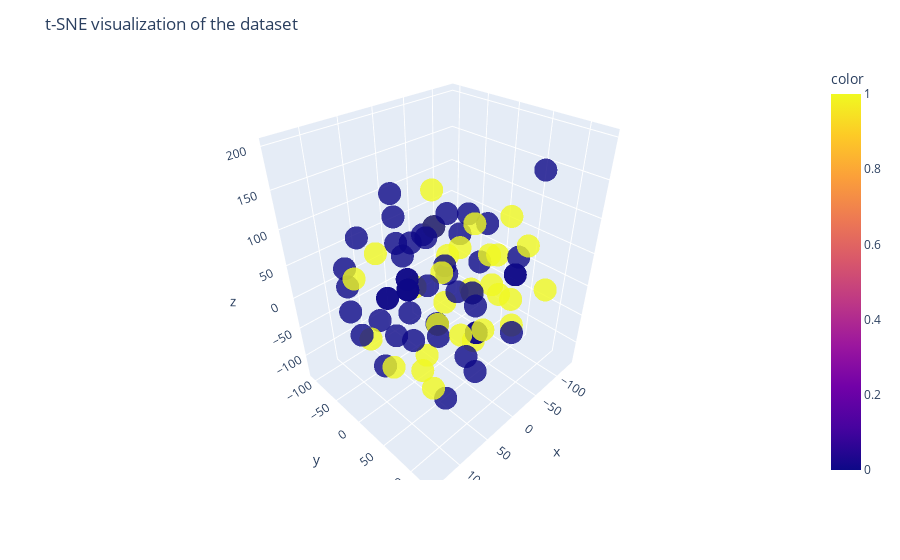

Write notebook code for a chart like this one.
### Code cell
find_optimal_perplexity_sklearn(df_without_course, 'Scaled TSNE w/ SKLearn')
